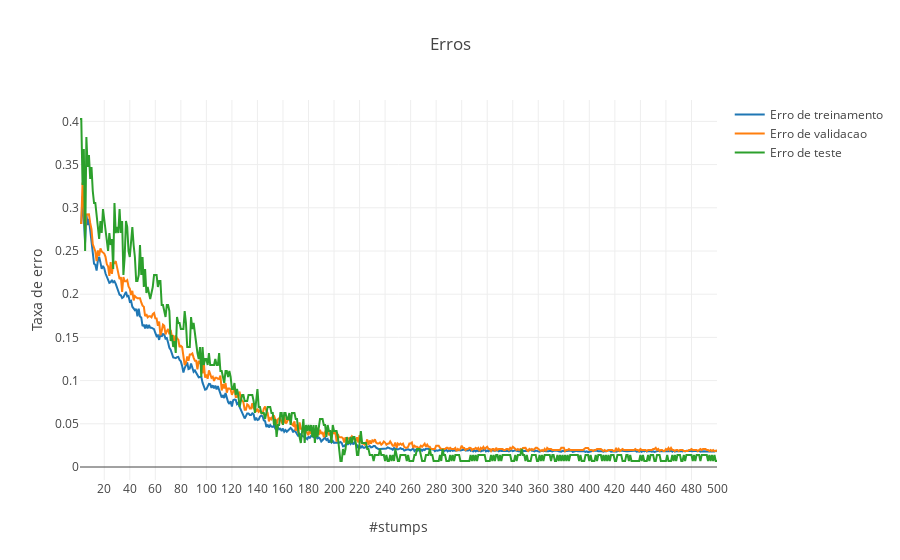
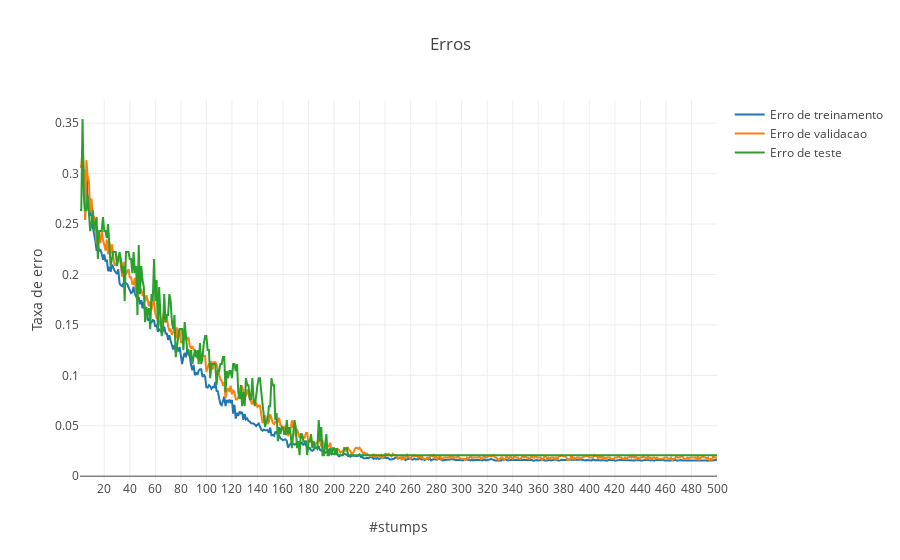
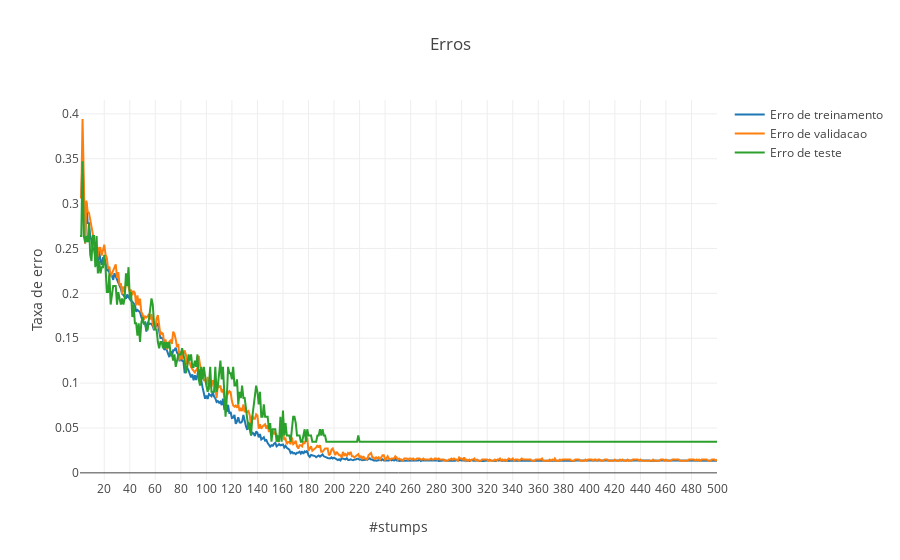

The code cell stored with these charts, in order, in its notebook:
### Markdown cell above
### <span style='color:darkmagenta'>7.2.2.</span> Imprime resultados

Para cada teste, imprime:
- Seleção de modelo:
    - Quantos stumps seriam selecionados por validação cruzada, i.e., qual modelo seria escolhido.
    - Qual o valor mínimo para o conjunto de validação (correspondente ao modelo selecionado).
    - Qual o erro de treinamento este modelo obtém.
    - Qual o erro de teste este modelo obtém.
- Gráfico da evolução dos erros:
    - Evolução do erro de treinamento - $E_{in}$.
    - Evolução do erro de treinamento - $E_{val}$.
    - Evolução do erro de treinamento - $E_{out}$.

### Code cell
n_tests = len(splits)
for i in range(n_tests):
    # Selecao por validacao cruzada:
    n_stumps_opt = np.argmin(E_val_list[i])
    print('\nTeste #%d' % (i+1))
    print('Numero de stumps selecionado por validacao cruzada 5-fold: %d' % (n_stumps_opt+1))
    print('Erro minimo de validacao cruzada: %f' % E_val_list[i][n_stumps_opt])
    print('Erro de treinamento / risco empirico / E_in: %f' % E_in_list[i][n_stumps_opt])
    print('Erro de teste / risco esperado / E_out: %f' % E_out_list[i][n_stumps_opt])
    print_errors(E_in=E_in_list[i], E_val=E_val_list[i], E_out=E_out_list[i], dtick=20)

### Figure 1 — Plotly figure (JSON) as saved in the notebook; plotly's stock layout.template omitted (floating-point values rounded to 4 significant figures; data arrays with more than 128 entries replaced by an {"elided": "..."} marker saying what was removed)
{"data": [{"name": "Erro de treinamento", "type": "scatter", "x": {"elided": "500 int values"}, "y": {"elided": "500 float values"}}, {"name": "Erro de validacao", "type": "scatter", "x": {"elided": "500 int values"}, "y": {"elided": "500 float values"}}, {"name": "Erro de teste", "type": "scatter", "x": {"elided": "500 int values"}, "y": {"elided": "500 float values"}}], "layout": {"legend": {"orientation": "v"}, "title": "Erros", "xaxis": {"dtick": 20, "title": "#stumps"}, "yaxis": {"showticklabels": true, "title": "Taxa de erro"}}}

### Figure 2 — Plotly figure (JSON) as saved in the notebook; plotly's stock layout.template omitted (floating-point values rounded to 4 significant figures; data arrays with more than 128 entries replaced by an {"elided": "..."} marker saying what was removed)
{"data": [{"name": "Erro de treinamento", "type": "scatter", "x": {"elided": "500 int values"}, "y": {"elided": "500 float values"}}, {"name": "Erro de validacao", "type": "scatter", "x": {"elided": "500 int values"}, "y": {"elided": "500 float values"}}, {"name": "Erro de teste", "type": "scatter", "x": {"elided": "500 int values"}, "y": {"elided": "500 float values"}}], "layout": {"legend": {"orientation": "v"}, "title": "Erros", "xaxis": {"dtick": 20, "title": "#stumps"}, "yaxis": {"showticklabels": true, "title": "Taxa de erro"}}}

### Figure 3 — Plotly figure (JSON) as saved in the notebook; plotly's stock layout.template omitted (floating-point values rounded to 4 significant figures; data arrays with more than 128 entries replaced by an {"elided": "..."} marker saying what was removed)
{"data": [{"name": "Erro de treinamento", "type": "scatter", "x": {"elided": "500 int values"}, "y": {"elided": "500 float values"}}, {"name": "Erro de validacao", "type": "scatter", "x": {"elided": "500 int values"}, "y": {"elided": "500 float values"}}, {"name": "Erro de teste", "type": "scatter", "x": {"elided": "500 int values"}, "y": {"elided": "500 float values"}}], "layout": {"legend": {"orientation": "v"}, "title": "Erros", "xaxis": {"dtick": 20, "title": "#stumps"}, "yaxis": {"showticklabels": true, "title": "Taxa de erro"}}}
